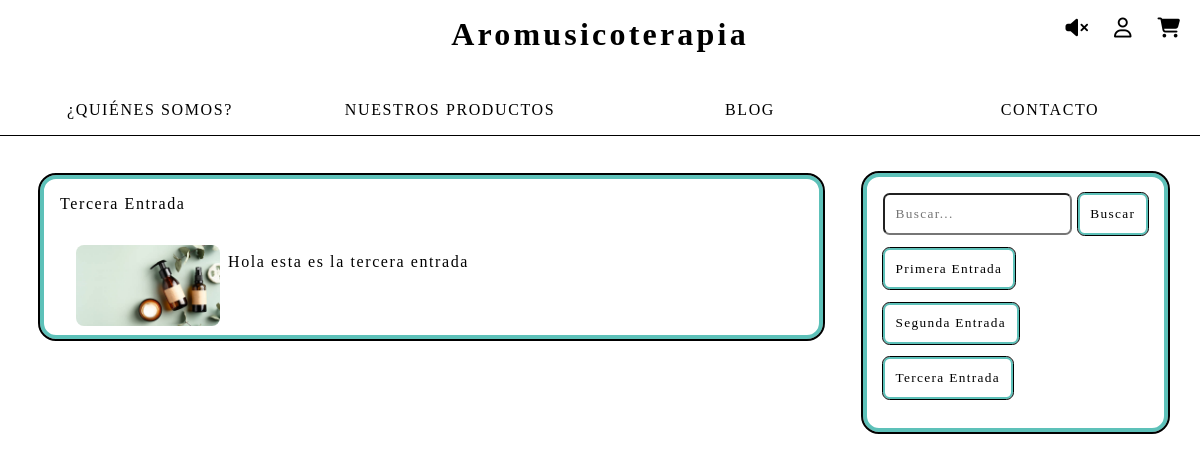
The page /app/Blog.php on the database its author committed.
### tables this page shows
CREATE TABLE `blog` (
  `ID` smallint(6) NOT NULL,
  `Titulo` varchar(32) NOT NULL,
  `Entrada` varchar(1504) NOT NULL,
  `Fecha` datetime NOT NULL DEFAULT current_timestamp()
);

### app/src/BBDD.php (called while the page is built, shortened)
<?php
class BBDD
{
    public $pdo;
    public function __construct()
    {
        $host = 'mysql';
        $name = 'cosmetica';
        $user = 'root';
        $password = 'root';
        try {
            $this->pdo =  new PDO("mysql:host=$host;dbname=$name", $user, $password);
        } catch (Exception $th) {
            echo "Error: " . $th->getMessage();
        }
    }
    public function select($sql, $params = [])
    {
        try {
            $consulta = $this->pdo->prepare($sql);
            $consulta->execute();
            $resultado = [];
            while ($fila = $consulta->fetch(PDO::FETCH_ASSOC)) {
                $resultado[] = $fila;
            }
            return $resultado;
        } catch (Exception $th) {
            return [false, "Ocurrio un error", $th->getMessage()];
        }
    }
}

### app/Blog.php (the view, shortened to what this page needs)
<!DOCTYPE html>
<html lang="en">
<head>
    <link rel="stylesheet" href="../css/general.css">
    <link rel="stylesheet" href="../css/header.css">
    <link rel="stylesheet" href="../css/blog.css">
</head>
<body>
    <?php
    include "src/templates/header.php"
    ?>
    <main>
        <article style="--fondoEntrada: rgba(78, 87, 77, 0.15);" class="entradaBlog" id="#entradaBlog">
            <section>
                <?php
                $BBDD = new BBDD();
                $sql = "SELECT titulo from blog order by fecha desc limit 1";
                $resultado = $BBDD->select($sql);
                $resultado = $resultado[0];
                $titulo = $resultado["titulo"];
                echo "<div>" . $titulo . "</div>";
                ?>
                <div class="entradaCompleta">
                    <img src="../img/imagenEjemploBlog.jpg">
                    <?php
                    $BBDD = new BBDD();
                    $sql = "SELECT entrada from blog order by fecha desc limit 1";
                    $resultado = $BBDD->select($sql);
                    $resultado = $resultado[0];
                    $entrada = $resultado["entrada"];
                    echo "<div class=entrada>" . $entrada . "</div>";
                    ?>
                </div>
            </section>
        </article>
    </main>
    <aside id="menuLateral">
        <div class="container">
            <div class="container">
                <div class="sidebar">
                    <form method="post">
                        <div class="search-form">
                            <input class="search-input" type="text" name="search" placeholder="Buscar...">
                            <button class="serachBtn" type="submit" name="searchBtn">Buscar</button>
                        </div>
                        <?php
                        $BBDD = new BBDD();
                        $sql = "SELECT titulo from blog order by fecha asc";
                        $resultado = $BBDD->select($sql);
                        for ($i = 0; $i < count($resultado); $i++) {
                            $fila = $resultado[$i];
                            echo "<button class=btnBlog type=submit name=btn" . $i + 1 . ">" . $fila["titulo"] . "</button>";
                        }
                        ?>
                    </form>
                </div>
            </div>
    </aside>
</body>
</html>

### app/css/general.css (style rules this page uses)
* { margin: 0; transition: 250ms ease; scroll-behavior: smooth; font-family: 'Lumina'; letter-spacing: 0.1em }
:root { --base: rgb(226, 110, 130); }

### app/css/blog.css (style rules this page uses)
body { margin: 0; padding: 0; display: flex; flex-wrap: wrap; }
main { flex: 1; padding: 2.5em; gap: 1em; }
aside { border-radius: 1em; outline: 0.15em solid black; border: 0.3em solid #5dc1b9; background-color: white; padding: 1em; box-sizing: border-box; display: flex; flex-direction: column; align-items: stretch; margin-right: 2em; margin-top: 2.4em; }
.sidebar { display: flex; flex-direction: column; }
.serachBtn { margin-bottom: 1em; padding: 0.8em; background-color: #ffffff; outline: 0.1em solid rgba(0, 0, 0); border: 0.15em solid #5dc1b9; border-radius: 0.5em; cursor: pointer; }
.btnBlog { display: flex; flex-direction: column; margin-bottom: 1em; padding: 0.8em; background-color: #ffffff; outline: 0.1em solid rgba(0, 0, 0); border: 0.15em solid #5dc1b9; border-radius: 0.5em; cursor: pointer; }
.search-input { padding: 0.8em; margin-bottom: 1em; box-sizing: border-box; border-radius: 0.5em; }

### rows shown on the page
blog: Titulo "Tercera Entrada", Entrada "Hola esta es la tercera entrada"
blog: Titulo "Primera Entrada"
blog: Titulo "Segunda Entrada"
